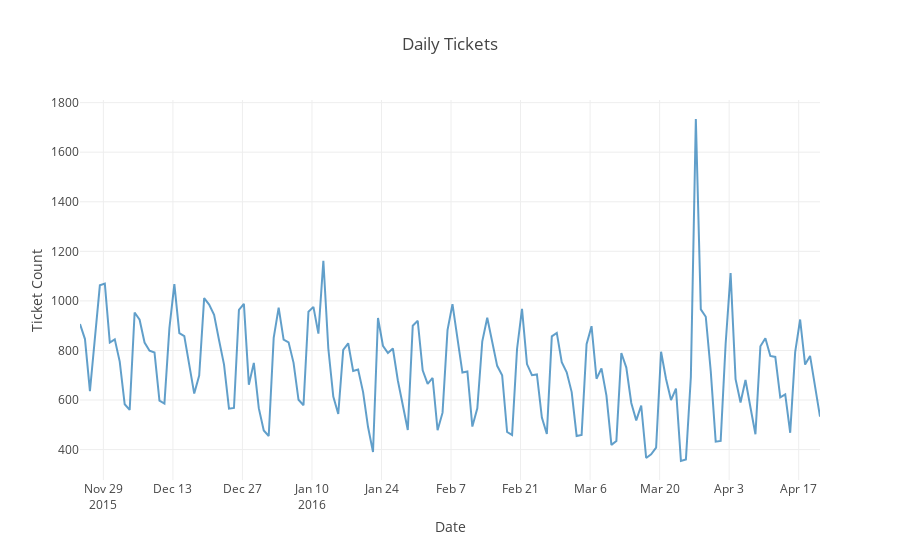

Write notebook code for a chart like this one.
### Code cell
line_plot(df[['Total Tickets Opened']], 'Daily Tickets', 'Ticket Count')

### Figure 1 — Plotly figure (JSON) as saved in the notebook; plotly's stock layout.template omitted (floating-point values rounded to 4 significant figures; data arrays with more than 128 entries replaced by an {"elided": "..."} marker saying what was removed)
{"data": [{"marker": {"size": 6}, "mode": "lines", "name": "Total Tickets Opened", "opacity": 0.7, "type": "scatter", "uid": "e1906e4a-365e-11e9-8001-acde48001122", "x": {"elided": "150 str values"}, "y": {"elided": "150 int values"}}], "layout": {"bargap": 0.1, "title": "Daily Tickets", "xaxis": {"title": "Date"}, "yaxis": {"title": "Ticket Count"}}}
